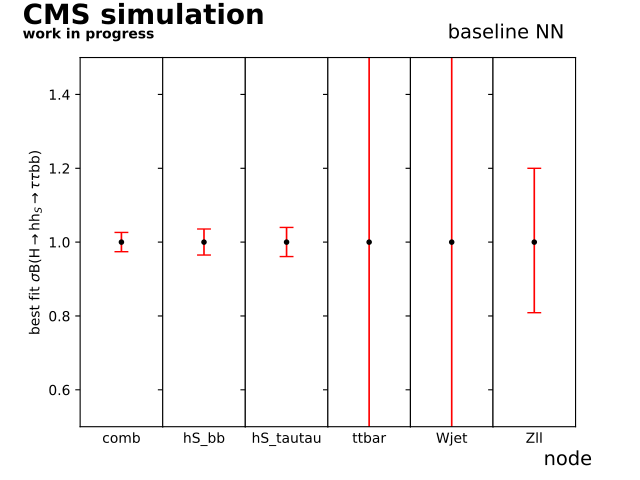

Generate this figure with Python:
from matplotlib import pyplot as plt
import numpy as np
from matplotlib import gridspec
from matplotlib.gridspec import GridSpec, GridSpecFromSubplotSpec

node= ['combine','hS_bb','hS_tautau','ttbar','Wjet','Zll']
combErr=[[0.025883],[0.0261831]]
bbErr=[[0.034924],[0.0355302]]
tautauErr=[[0.0391286],[0.0397417]]
ttErr=[[1.99902],[2.01887]]
WjErr=[[2.52568],[2.59661]]
ZllErr=[[0.191115],[0.199911]]
ylower=0.5
yupper=1.5
xlower=0.25
xupper=0.75
errorwidth=1.2
capsize=5


fig = plt.figure()

gs = fig.add_gridspec(1, 6, hspace=0, wspace=0)
(ax1, ax2, ax3, ax4, ax5, ax6) = gs.subplots(sharex='col', sharey='row')

ax1.errorbar([0.5], [1], yerr=combErr, fmt='.', color='k',  ecolor='r',capsize=capsize, elinewidth=errorwidth)
ax1.set_xlim(xlower,xupper)
ax1.set_ylim(ylower,yupper)
ax1.get_xaxis().set_ticks([])
ax1.set_xlabel('comb')
ax1.set_ylabel(r'best fit $\sigma$B(H$\rightarrow$hh$_{S}\rightarrow\tau\tau$bb)')

ax2.errorbar([0.5], [1], yerr=bbErr, fmt='.', color='k',  ecolor='r',  capsize=capsize, elinewidth=errorwidth)
ax2.set_xlim(xlower,xupper)
ax2.set_ylim(ylower,yupper)
ax2.get_xaxis().set_ticks([])
ax2.set_xlabel('hS_bb')

ax3.errorbar([0.5], [1], yerr=tautauErr, fmt='.', color='k',  ecolor='r',capsize=capsize, elinewidth=errorwidth)
ax3.set_xlim(xlower,xupper)
ax3.set_ylim(ylower,yupper)
ax3.get_xaxis().set_ticks([])
ax3.set_xlabel('hS_tautau')

ax4.errorbar([0.5], [1], yerr=ttErr, fmt='.', color='k',  ecolor='r',capsize=capsize, elinewidth=errorwidth)
ax4.set_xlim(xlower,xupper)
ax4.set_ylim(ylower,yupper)
ax4.get_xaxis().set_ticks([])
ax4.set_xlabel('ttbar')

ax5.errorbar([0.5], [1], yerr=WjErr, fmt='.', color='k',  ecolor='r',capsize=capsize, elinewidth=errorwidth)
ax5.set_xlim(xlower,xupper)
ax5.set_ylim(ylower,yupper)
ax5.get_xaxis().set_ticks([])
ax5.set_xlabel('Wjet')

ax6.errorbar([0.5], [1], yerr=ZllErr, fmt='.', color='k',  ecolor='r',capsize=capsize, elinewidth=errorwidth)
ax6.set_xlim(xlower,xupper)
ax6.set_ylim(ylower,yupper)
ax6.get_xaxis().set_ticks([])
ax6.set_xlabel('Zll')

plt.figtext(0.035, 0.95, 'CMS simulation', fontdict=None,size=20,weight='bold')
plt.figtext(0.035, 0.92, 'work in progress', fontdict=None,size=10,weight='bold')
plt.figtext(0.7, 0.92, 'baseline NN', fontdict=None,size=14)
plt.figtext(0.85, 0.03, 'node', fontdict=None,size=14)


plt.savefig('uncert.pdf')
